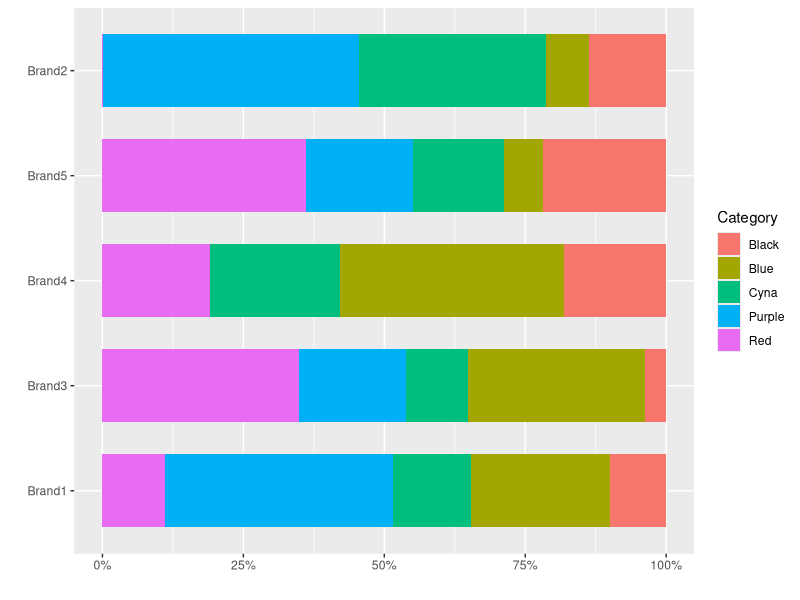
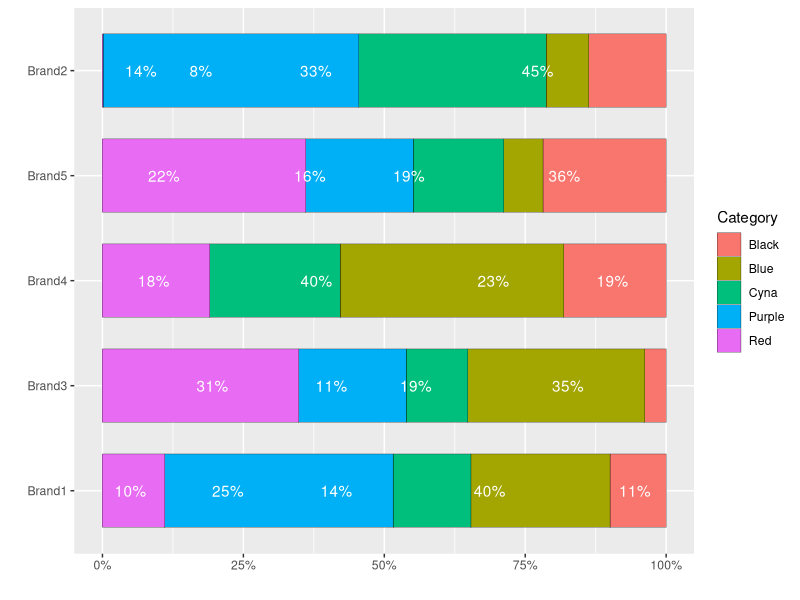

Source code (R) for these figures, in order:

# https://stackoverflow.com/questions/34903368/how-to-center-stacked-percent-barchart-labels

# Question 

library('plyr')
library('ggplot2')
library('scales')
set.seed(1992)
n=68

Category <- sample(c("Black", "Red", "Blue", "Cyna", "Purple"), n, replace = TRUE, prob = NULL)
Brand <- sample("Brand", n, replace = TRUE, prob = NULL)
Brand <- paste0(Brand, sample(1:5, n, replace = TRUE, prob = NULL))
USD <- abs(rnorm(n))*100
df <- data.frame(Category, Brand, USD)

# Calculate the percentages
df = ddply(df, .(Brand), transform, percent = USD/sum(USD) * 100)

# Format the labels and calculate their positions
df = ddply(df, .(Brand), transform, pos = (cumsum(USD) - 0.5 * USD))

#create nice labes
df$label = paste0(sprintf("%.0f", df$percent), "%")  

head(df)

ggplot(df, aes(x=reorder(Brand, USD,
                         function(x) + sum(x)),  y=percent, fill=Category))+
  geom_bar(position = "fill", stat='identity',  width = .7)+
  #geom_text(aes(label=label, ymax=100, ymin=0), vjust=0, hjust=0,color = "white",  position=position_fill())+
  coord_flip()+
  scale_y_continuous(labels = percent_format())+
  ylab("")+
  xlab("")

# Answer 

library(dplyr)

# Initial data frame   
df <- data.frame(Category, Brand, USD)

# Calculate percentages and label positions
df.summary = df %>% group_by(Brand, Category) %>% 
  summarise(USD = sum(USD)) %>%   # Within each Brand, sum all values in each Category
  mutate(percent = USD/sum(USD),
         pos = cumsum(percent) - 0.5*percent)

ggplot(df.summary, aes(x=reorder(Brand,USD,function(x)+sum(x)), y=percent, fill=Category)) +
  geom_bar(stat='identity',  width = .7, colour="black", lwd=0.1) +
  geom_text(aes(label=ifelse(percent >= 0.07, paste0(sprintf("%.0f", percent*100),"%"),""),
                y=pos), colour="white") +
  coord_flip() +
  scale_y_continuous(labels = percent_format()) +
  labs(y="", x="")